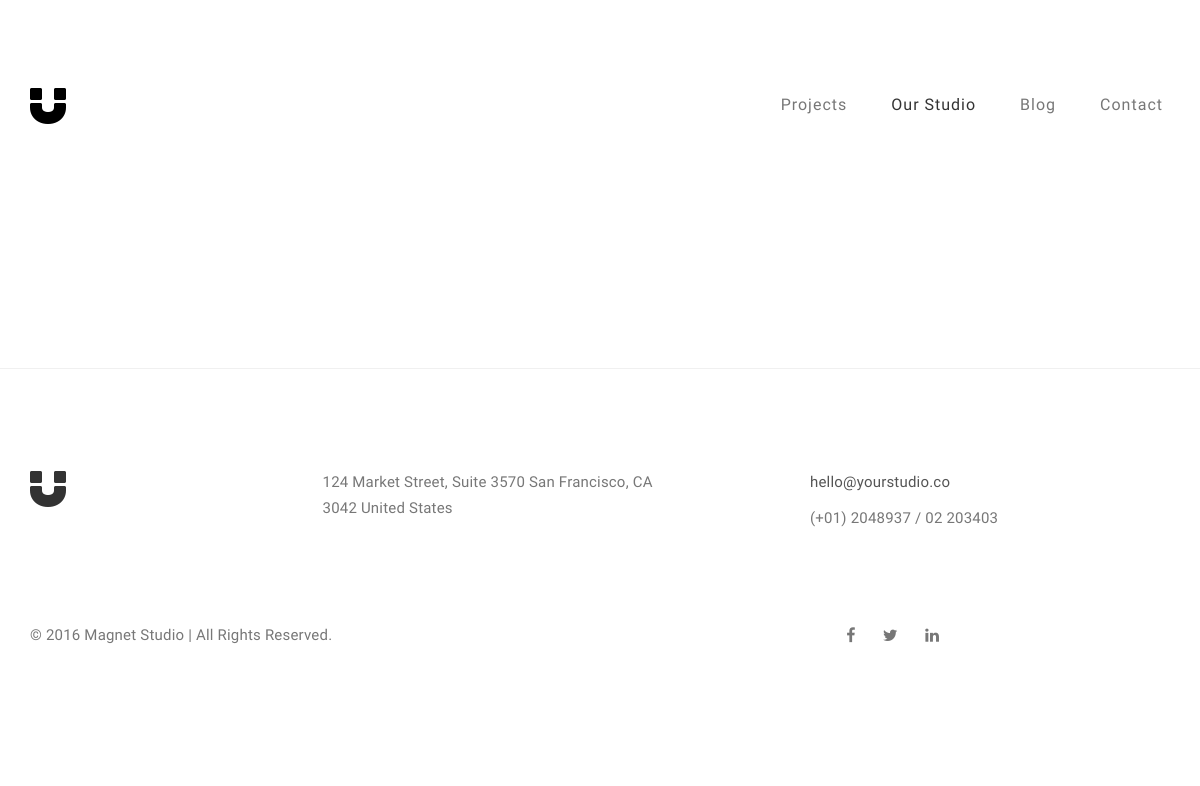
Page /about/ on the earlier database version.
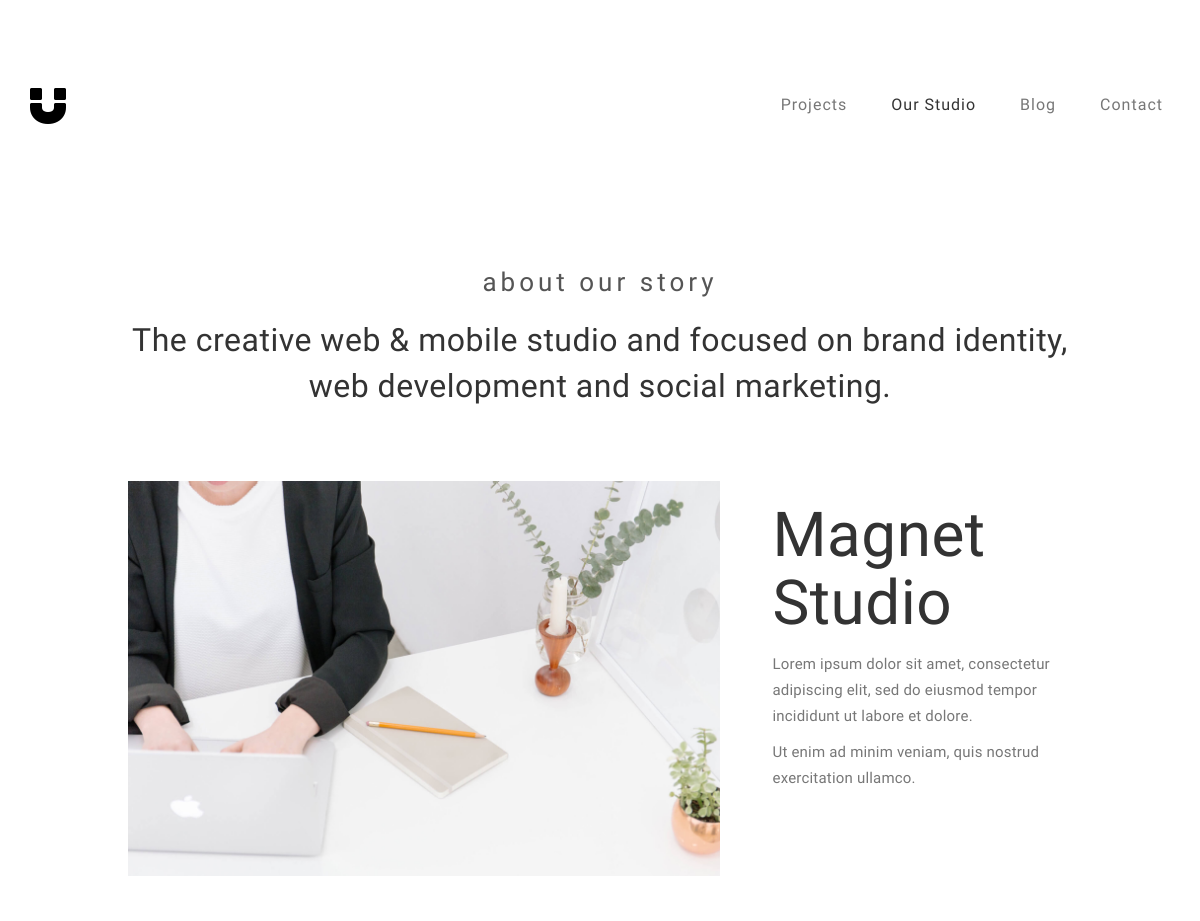
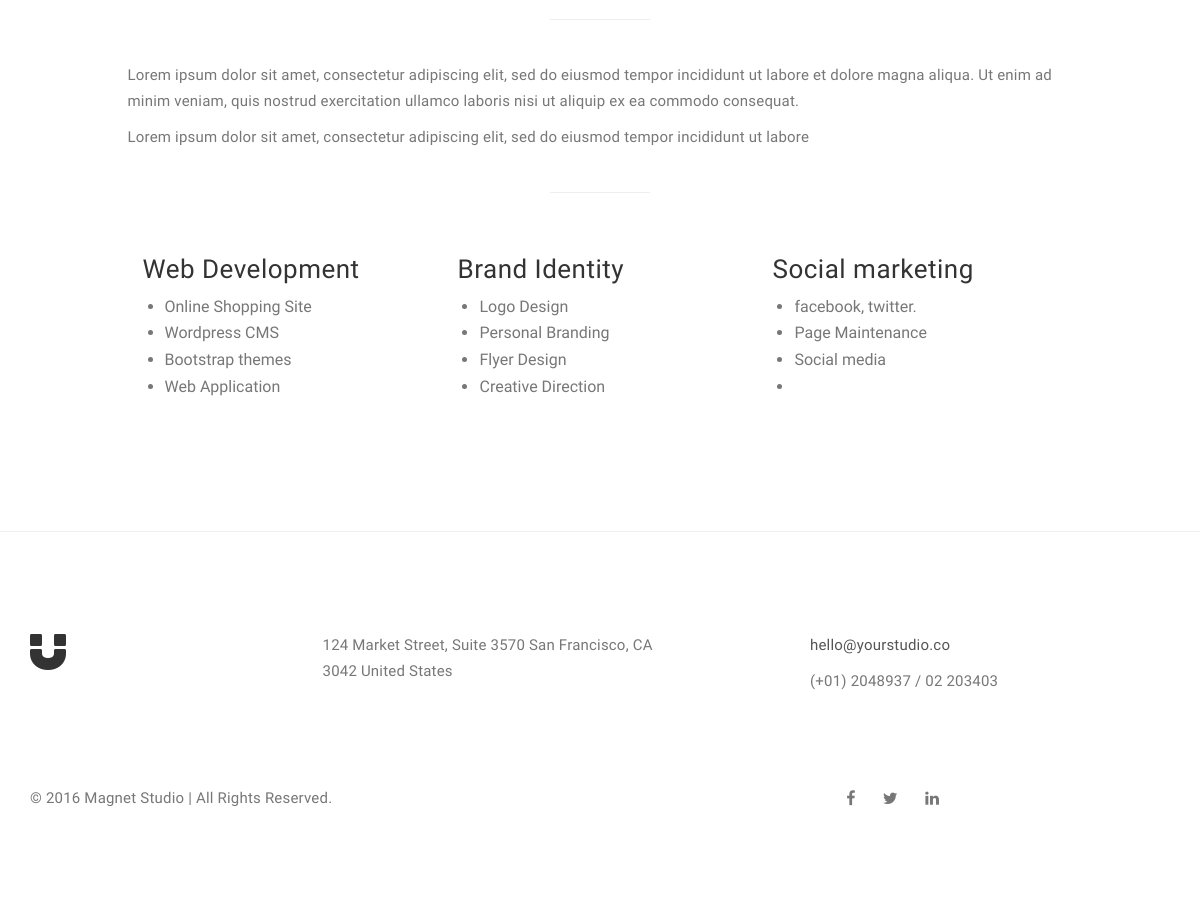
Same page on the later database version (2 pictures, top to bottom).
### about/models.py (models this page shows, shortened)
class about_Post(models.Model):
    about_name = models.CharField(max_length=127, blank = False, null = False)
    about_title = models.TextField(max_length=127, blank = False, null = False)
    image = models.ImageField(upload_to = 'about_post/', default='')
    about_who = models.CharField(max_length=100, blank = False, null = False)
    about_text1 = models.TextField(max_length=200, blank = False, null = False)
    about_text2 = models.TextField(max_length=300, blank = False, null = False)
    about_text3 = models.TextField(max_length=300, blank = False, null = False)
    about_text4 = models.TextField(max_length=300, blank = False, null = False)
    class Meta:
        verbose_name = 'about_Post'
        verbose_name_plural = 'about_Posts'

class about_work(models.Model):
    work_name = models.CharField(max_length=50, blank = False, null = False)
    work_subtitle_1 = models.CharField(max_length=50, blank = False, null = False)
    work_subtitle_2 = models.CharField(max_length=50, blank = False, null = False)
    work_subtitle_3 = models.CharField(max_length=50, blank = True, null = True)
    work_subtitle_4 = models.CharField(max_length=50, blank = True, default='')
    class Meta:
        verbose_name = 'about_work'
        verbose_name_plural = 'about_works'

### about/views.py (the view)
# urls.py: path('about/', include('about.url', namespace = 'about')),
def about(request):
    abouts = about_Post.objects.all()
    about2 = about_work.objects.all()
    context = {
        'about': abouts,
        'about3': about2
    }
    return render (request, 'about.html', context = context  )

### about/templates/about.html (shortened to what this page needs)
{% extends 'base.html' %}
{% load static %}
{% block content %}
<section id="about">
     <div class="container">
          <div class="row">
               {% for about in about %}
               <div class="col-md-offset-1 col-md-10 col-sm-12">
                    <div class="section-title">
                         <h3>{{about.about_name}}</h3>
                         <h2>{{about.about_title}}</h2>
                    </div>
                    <div class="col-md-8 col-sm-12">
                         <img src="{{about.image.url}}" class="img-responsive" alt="About">
                    </div>
                    <div class="col-md-4 col-sm-12">
                         <h1>{{about.about_who}}</h1>
                         <p>{{about.about_text1}}</p>
                         <p>{{about.about_text2}}</p>
                    </div>
                     <hr>
                    <p>{{about.about_text3}}</p>
                    <p>{{about.about_text4}}</p>
                    <hr>
                    {% for about2 in about3 %}
                    <div class="col-md-4 col-sm-6">
                         <h3>{{about2.work_name}}</h3>
                         <ul>
                              <li>{{about2.work_subtitle_1}}</li>
                              <li>{{about2.work_subtitle_2}}</li>
                              <li>{{about2.work_subtitle_3}}</li>
                              <li>{{about2.work_subtitle_4}}</li>
                         </ul>
                    </div>
                    {% endfor %}
               </div>
               {% endfor %}
          </div>
     </div>
</section>
{% endblock %}

Differences in the rows shown:
added about_Post: about_name "about our story", about_title "The creative web & mobile studio and focused on brand identity, web development and social marketing.", image (picture), about_who "Magnet Studio", about_text1 "Lorem ipsum dolor sit amet, consectetur adipiscing elit, sed do eiusmod tempor incididunt ut labore et dolore.", about_text2 "Ut enim ad minim veniam, quis nostrud exercitation ullamco.", about_text3 "Lorem ipsum dolor sit amet, consectetur adipiscing elit, sed do eiusmod tempor incididunt ut labore et dolore magna aliqua. Ut enim ad minim veniam, quis nostrud exercitation ullamco laboris nisi ut aliquip ex ea commodo consequat.", about_text4 "Lorem ipsum dolor sit amet, consectetur adipiscing elit, sed do eiusmod tempor incididunt ut labore"
added about_work: work_name "Web Development", work_subtitle_1 "Online Shopping Site", work_subtitle_2 "Wordpress CMS", work_subtitle_3 "Bootstrap themes", work_subtitle_4 "Web Application"
added about_work: work_name "Brand Identity", work_subtitle_1 "Logo Design", work_subtitle_2 "Personal Branding", work_subtitle_3 "Flyer Design", work_subtitle_4 "Creative Direction"
added about_work: work_name "Social marketing", work_subtitle_1 "facebook, twitter.", work_subtitle_2 "Page Maintenance", work_subtitle_3 "Social media"
